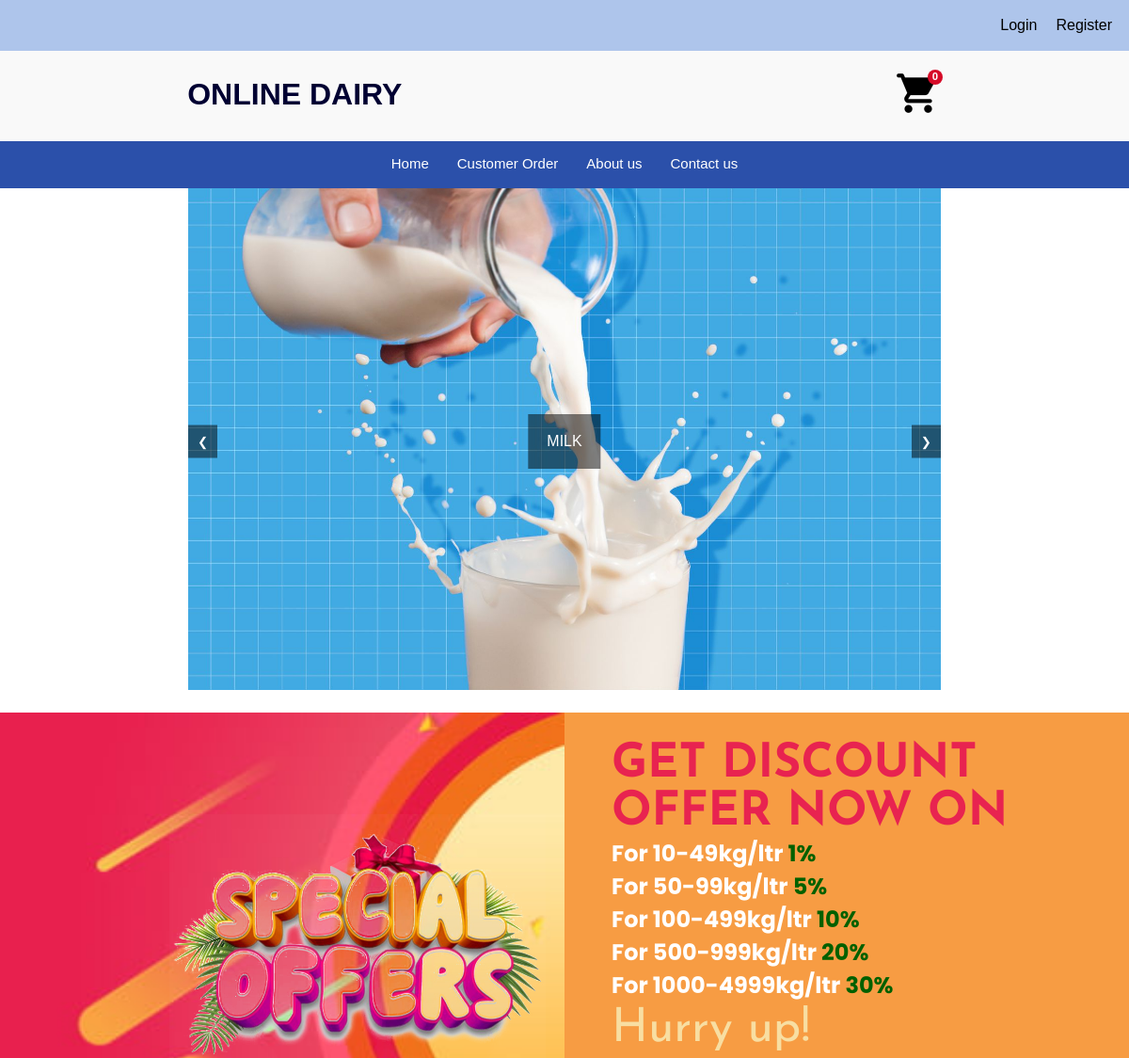
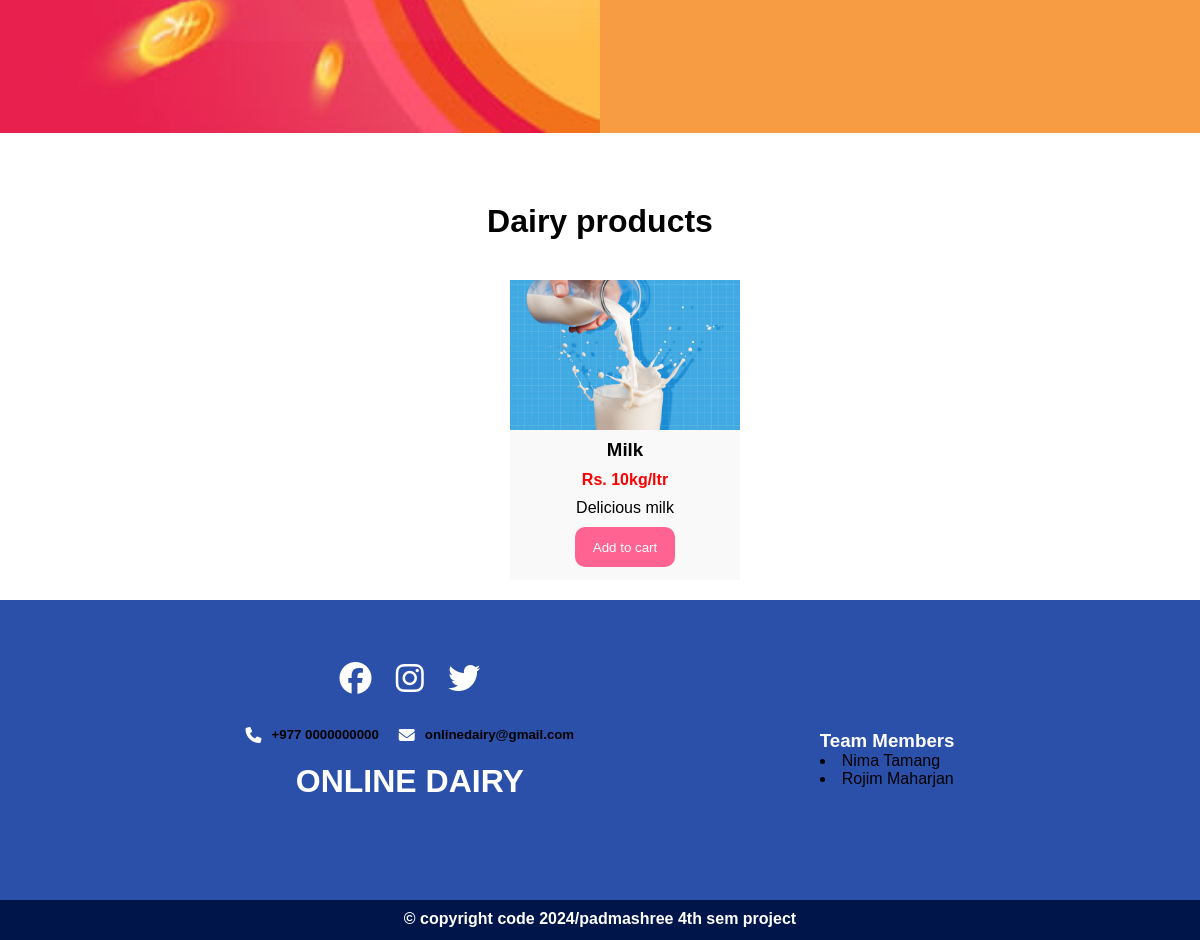
The page / on the database its author committed (2 pictures, top to bottom).
### tables this page shows
CREATE TABLE `products` (
  `id` int(11) NOT NULL,
  `product_name` varchar(255) NOT NULL,
  `product_price` varchar(255) NOT NULL,
  `quantity` int(100) NOT NULL,
  `product_image` varchar(255) NOT NULL,
  `product_description` varchar(255) NOT NULL,
  `vendor_id` int(11) DEFAULT NULL
);

### index.php (the view, shortened to what this page needs)
<?php
include "connection/connect.php";
?>
<!DOCTYPE html>
<html lang="en">
<head>
    <link rel="stylesheet" href="css/style.css" type="text/css">
</head>
<body>
    <?php include 'header.php';?>
    <nav>
        <ul>
            <li><a href="#">Home</a></li>
            <li><a href="userdashboard.php">Customer Order</a></li>
            <li><a href="aboutus.php">About us</a></li>
            <li><a href="contactus.php">Contact us</a></li>
        </ul>
    </nav>
    <div class="slider-container">
        <div class="slider">
            <div class="slide">
                <img src="./images/milk.jpg" alt="Slide 1">
                <div class="slide-text">MILK</div>
            </div>
        </div>
        <button class="prev-btn">&#10094;</button>
        <button class="next-btn">&#10095;</button>
    </div>
    <div class="offer-deals">
        <div class="deal-1">
            <img src="images/Deal-Background-PNG.png" alt="dealpng" class="specialdeal">
        </div>
        <div class="deal-2">
        <h1>GET DISCOUNT OFFER NOW ON</h1>
        <h2>For 10-49kg/ltr <span>1%</span></h2>
        <h2>For 50-99kg/ltr <span>5%</span></h2>
        <h2>For 100-499kg/ltr <span>10%</span></h2>
        <h2>For 500-999kg/ltr <span>20%</span></h2>
        <h2>For 1000-4999kg/ltr <span>30%</span></h2>
        <p>Hurry up!</p>
        </div>
    </div>
    <div class="dairy-items">
        <h1>Dairy products</h1>
        <div class="dairy-product-list-1">
            <?php
            $select_products = "SELECT * FROM `products` ORDER BY id DESC";
            $query=mysqli_query($conn,$select_products);
            if(mysqli_num_rows($query) > 0) {
                while ($fetch_products = mysqli_fetch_assoc($query)) {
            ?>
                <div class="dairy-products">
                <a href="productdetail.php?pid=<?= $fetch_products['id']; ?>"><img src="vendor/uploadimage/<?php echo $fetch_products['product_image'] ?>" alt="image"></a>
                    <div class="details">
                        <h3><?php echo $fetch_products['product_name']; ?></h3>
                        <b><p style="color: red;">Rs. <?php echo $fetch_products['product_price']; ?>kg/ltr</p></b>
                        <p><?php echo $fetch_products['product_description']; ?></p>
                    </div>
                    <form action="" method="post">
                        <input type="submit" class="addtocart" value="Add to cart" name="add_to_cart">
                    </form>
                </div>
            <?php
                }
            } else {
                echo '<p class="empty">No products added yet!</p>';
            }
            ?>
        </div>
    </div>
    <footer>
        <div class="flex-footer">
        <div class="footer-content">
            <br>
            <div class="socialmedia">
                <a href="#"><i class="fa-brands fa-facebook fa-2xl"></i></a>
                <a href="#"><i class="fa-brands fa-instagram fa-2xl"></i></a>
                <a href="#"><i class="fa-brands fa-twitter fa-2xl"></i></a>
            </div>
            <br>
            <div class="contact">
                <div class="number">
                    <i class="fa-solid fa-phone"></i>
                    <h5>+977 0000000000</h5>
                    <div class="address">
                        <i class="fa-solid fa-envelope"></i>
                        <h5>onlinedairy@gmail.com</h5>
                    </div>
                </div>
            </div>
            <h1>ONLINE DAIRY</h1>
        </div>
        <div class="team-members-list">
        <div class="team-members-list">
        <h3>Team Members</h3>
        <li>Nima Tamang</li>
        <li>Rojim Maharjan</li>
        </div>
        </div>
        </div>
    </footer>
    <div class="copyright">
        <h4>&copy; copyright code 2024/padmashree 4th sem project</h4>
    </div>
</body>
</html>

### header.php (shortened to what this page needs)
<?php
include "connection/connect.php";
if(isset($_SESSION['userid'])){
    $userid = $_SESSION['userid'];
} else {
    $userid = '';
}
?>
<header>
    <div class="top-link-item">
        <div class="top-item-list">
            <ul>
            <?php
            $select_profile ="SELECT * FROM `registerd_users` WHERE id ='$userid'";
            $res=mysqli_query($conn,$select_profile);
            if(mysqli_num_rows($res) > 0){
            $fetch_profile =mysqli_fetch_assoc($res);
         ?>
         <li>Welcome <b><?= $fetch_profile["full_name"]; ?></b>,</li>
         <li><a href="userdashboard.php">My Orders</a></li>
         <li><a href="logout.php" class="logout-btn" onclick="return confirm('Are you sure you want to logout?');">Logout</a></li>
         <?php
            }else{
         ?>
         <li><a href="userlogin.php">Login</a></li>
                <li><a href="register.php">Register</a></li>
         <?php
            }
         ?>
            </ul>
        </div>
    </div>
    <div class="search-item">
        <div class="logo">
            <a href="index.php">
                <h1>ONLINE DAIRY</h1>
            </a>
        </div>
        <div class="cart">
        <?php
        $count_cart_items="SELECT * FROM `cart` WHERE user_id ='$userid'";
        $result=mysqli_query($conn,$count_cart_items);
        if($result){
        $total_cart_counts=mysqli_num_rows($result);
        }
        ?>
<span class='count'><?php  echo $total_cart_counts; ?></span>
        <a href="cart.php"><img src="icons/icons8-cart-100.png" alt="cart icon"></a>
        </div>
    </div>
</header>

### css/style.css (style rules this page uses)
* { margin: 0px; padding: 0px; box-sizing: border-box; }
body { font-family: sans-serif; margin: auto; width: 1200px; }
header { height: 150px; background-color: #F9F9F9; }
.top-item-list ul li { list-style: none; }
.top-item-list ul li a { text-decoration: none; color: black; }
.top-link-item { background-color:#aec5eb; display: flex; padding: 8px; justify-content: right; }
.top-item-list ul { display: flex; }
.top-item-list ul li { padding: 10px; }
.search-item { display: flex; justify-content: space-around; margin-top: 20px; }
.logo a { text-decoration: none; }
.logo a h1 { color: rgb(0, 0, 50); font-family: sans-serif; font-weight: bold; padding-top: 8px; }
.search-item h1 { padding-right: 100px; }
.cart img { height: 50px; width: 50px; position: relative; margin-left: 25px; }
.count { position: absolute; margin-left: 60px; z-index: 2; font-size: 11px; border-radius: 50%; background: #d60b28; width: 16px; height: 16px; line-height:16px; display: block; text-align: center; color: white; font-family: 'Roboto', sans-serif; font-weight: bold; }
nav { background-color: #2B50AA; height: 50px; }
nav ul { display: flex; justify-content: center; }
nav ul li { list-style: none; padding: 15px; }
nav ul li a { text-decoration: none; color: white; font-size: 15px; font-family: sans-serif; }
.slider-container { position: relative; max-width: 800px; margin: auto; overflow: hidden; }
.slider { display: flex; transition: transform 0.5s ease-in-out; }
.slide { flex: 0 0 100%; position: relative; }
.slide img { width: 100%; height: auto; background: linear-gradient(rgba(0, 0, 0, 0.60), rgba(0, 0, 0, 0.60)); }
.slide-text { position: absolute; top: 50%; left: 50%; transform: translate(-50%, -50%); background-color: rgba(0, 0, 0, 0.5); color: white; padding: 20px; text-align: center; max-width: 80%; }
.prev-btn, .next-btn { position: absolute; top: 50%; transform: translateY(-50%); background-color: rgba(0, 0, 0, 0.5); color: white; border: none; cursor: pointer; padding: 10px; z-index: 1; }
.prev-btn { left: 0; }
.next-btn { right: 0; }
.dairy-items { padding: 20px; }
.dairy-items h1 { text-align: center; margin-top: 50px; font-family: sans-serif; }
.dairy-product-list-1 { justify-content: center; display: flex; flex-wrap: wrap; }
.dairy-product-list-1 a { text-decoration: none; color: black; }
.dairy-products { height: 300px; width: 230px; background-color:#F9F9F9; margin-left: 50px; margin-top: 40px; text-align: center; }
.dairy-products img { height: 150px; width:230px ; }
.details h3 { margin-top: 5px; }
.details p { margin-top: 10px; }
.addtocart { border-radius: 10px; border-color: transparent ; height: 40px; width: 100px; background-color: #FF6392; color: white; margin-top: 10px; }
footer { background-color:#2B50AA; height:300px; overflow: hidden; }
.footer-content { margin-top: 50px; text-align: center ; }
.contact { display: flex; justify-content: center; margin-top: 20px; }
.number { display: flex; }
.address { display: flex; padding-left: 20px; }
.footer-content h1 { margin-top: 20px; color: white; }
.copyright { background-color: #001549; height: 40px; width:100%; }
.copyright h4 { padding: 10px; color: white; text-align: center; }
.fa-brands { color: white; }
.fa-solid { color: white; padding-right: 10px; }
.socialmedia .fa-brands { padding: 10px; }
.offer-deals { margin-top: 20px; height: 500px; width: 100%; background-color:#ededed; display: flex; }
.deal-1 { width: 50%; background-image: url("images/pngtree-color-creative-offer-discount-image_11174.jpg"); background-repeat: no-repeat; background-size: cover; padding-left: 15%; padding-top: 9%; }
.specialdeal { height:300px; width: 400px; }
.deal-2 { width: 50%; background-color: #F79C43; padding-left: 50px; padding-top: 30px; }
.deal-2 h1 { color: #E82350; font-family:'Josefin Sans', sans-serif; font-size: 50px; }
.deal-2 h2 { color: rgb(255, 255, 255); font-family: 'Poppins', sans-serif; }
.deal-2 span { color: rgb(0, 96, 0); }
.deal-2 p { color: #F8DEA2; font-family:'Josefin Sans', sans-serif; font-size: 50px; line-height: 60px; }
.flex-footer { display: flex; justify-content: space-evenly; }
.team-members-list { margin-top: 65px; }
.team-members-list h3 { color: white; }

### rows shown on the page
products: product_image (picture), product_name "Milk", product_price "10", product_description "Delicious milk"

### other values the page prints
$total_cart_counts "0"
